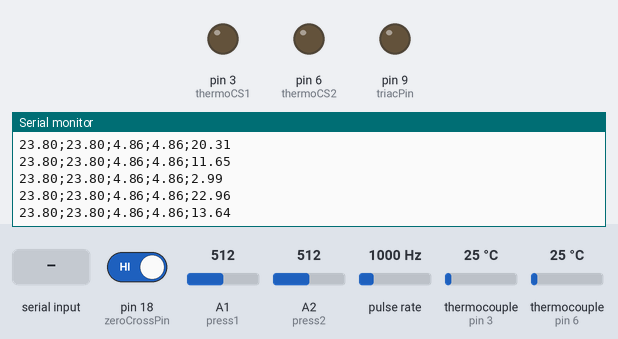
A sketch run on a simulated Arduino Mega 2560, built with avr-gcc and run on an emulated ATmega2560. Parts: output pins drawn as LEDs (lit = HIGH), the last lines printed to the serial monitor. Wiring (inferred from the names in the program): pulse sensor: data pin 21. The inputs (shaded band) are chosen by the test bench; at power-on: pulse rate 1000 Hz, pin 18 (zeroCrossPin) HIGH, A1 (press1) = 512, A2 (press2) = 512, thermocouple (sensors on pin 3, pin 6) 25 °C.

Above: at 1.2 s.
1.3 s: "set \n" received over Serial
At 1.31 s:
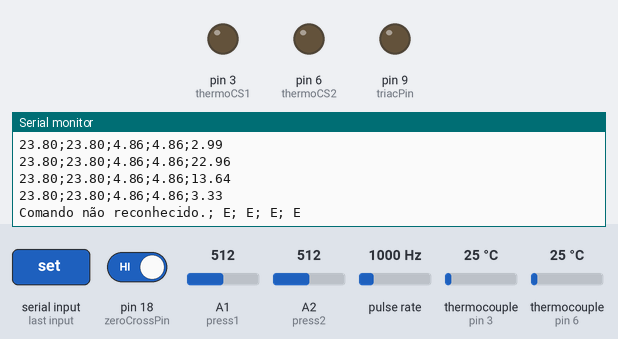
2.8 s: "emergency\n" received over Serial
At 3.17 s:
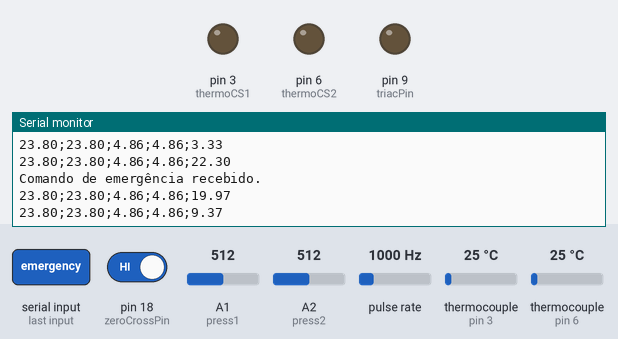
4.3 s: pulse rate (sensor on pin 21) set to 4900 Hz
At 4.4 s:
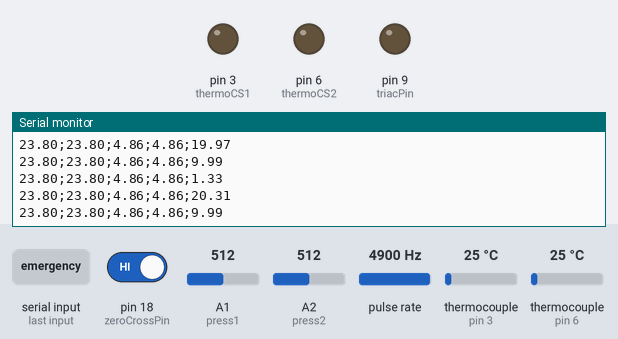
7.3 s: "set 90\n" received over Serial
At 7.45 s:
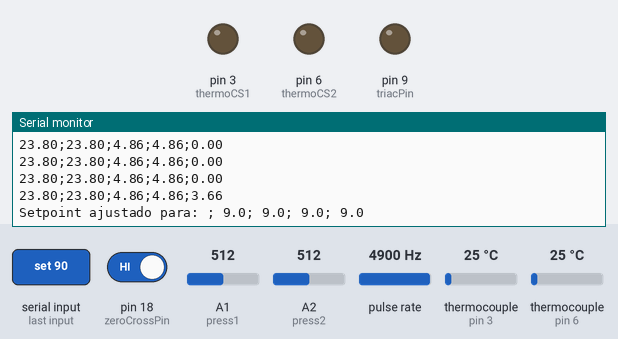
8.8 s: pin 18 (zeroCrossPin) driven LOW
At 10.63 s:
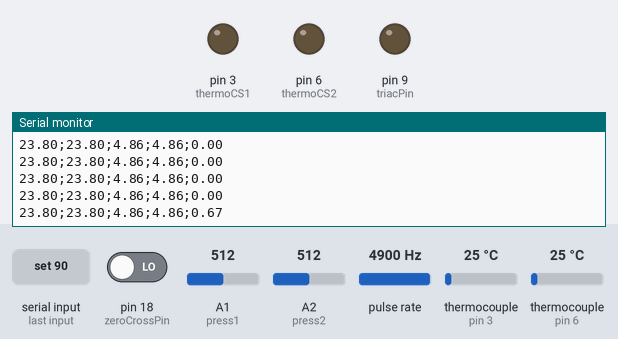
Timing chart, 0 to 11.3 s (numbered marks = the images above; inputs shaded):
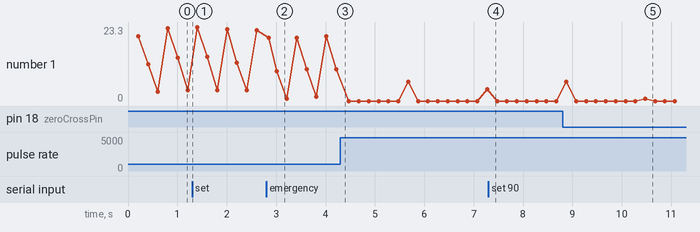

The sketch:

flowcooler.ino
```cpp
// Versão funcional usar para teste com leitura de 2 pressão, 2 termopar_1 Vazão
// Versão final para essa etapa e phyton ok
//Receber valor serial de set e dividir por 10
// Esse funcionou melhor e todos sensores 30/08/24
#include <PID_v1.h>
#include "max6675.h"

const int zeroCrossPin = 18;  // Pino para detecção de zero
const int triacPin = 9;       // Pino para controle do triac via PWM
const int flowSensorPin = 21;  // Pino do sensor de fluxo

volatile bool zeroCrossDetected = false;
unsigned long halfCycle = 5250; // Meio ciclo de 60 Hz em microssegundos (8,3 ms)

// Duty Clycle de trabalho do motor
int dutyCyclePWM = 0;

double Setpoint, Input, Output;
double Kp = 5.0 , Ki = 2.5 , Kd = 0;
PID myPID(&Input, &Output, &Setpoint, Kp, Ki, Kd, DIRECT);

float flowRate;
unsigned long tempo_anterior = 0;
long int frequencia[200];
float medFreq = 0;
int idx = 0;

// Dados para interpolação
const float freqs[] = {0.0, 18.78, 37.6, 56.34, 75.12, 93.9, 112.7, 131.46, 150.2, 169.02, 187.8, 206.58, 225.3};
const float flowRates[] = {0.0, 2.5, 5.0, 7.7, 10.0, 12.5, 15.0, 17.5, 20.0, 22.5, 25.0, 27.5, 30.0 };
const int numPoints = sizeof(freqs) / sizeof(freqs[0]);

volatile int pulseCount = 0;
unsigned long previousMillisFlow = 0;
const unsigned long intervalFlow = 200; // Intervalo em milissegundos

int thermoDO1 = 4, thermoCS1 = 3, thermoCLK1 = 2;
int thermoDO2 = 5, thermoCS2 = 6, thermoCLK2 = 7;
MAX6675 thermocouple1(thermoCLK1, thermoCS1, thermoDO1);
MAX6675 thermocouple2(thermoCLK2, thermoCS2, thermoDO2);

// Variáveis de calibração
float fatorCorrecao1 = 1.0;  // Inicialmente, sem correção
float offset1 = -1.2;        // Offset ajustado para o Termopar 1

float fatorCorrecao2 = 1.0;  // Inicialmente, sem correção
float offset2 = -1.2;        // Offset ajustado para o Termopar 2

int press1 = A1, press2 = A2;
float pressure1 = 0.0, pressure2 = 0.0;
float lastFlowRate = -1, lastPressure1 = -1, lastPressure2 = -1, lastFreq = -1;

void setup() {
  pinMode(zeroCrossPin, INPUT);
  pinMode(triacPin, OUTPUT);
  pinMode(flowSensorPin, INPUT);

  attachInterrupt(digitalPinToInterrupt(zeroCrossPin), zeroCrossInterrupt, FALLING);
  attachInterrupt(digitalPinToInterrupt(flowSensorPin), countPulse, RISING);

  pinMode(thermoDO1, INPUT);
  pinMode(thermoCS1, OUTPUT);
  pinMode(thermoCLK1, OUTPUT);

  pinMode(thermoDO2, INPUT);
  pinMode(thermoCS2, OUTPUT);
  pinMode(thermoCLK2, OUTPUT);

  Serial.begin(9600);
  Serial.println("Ajuste Motor");

  myPID.SetMode(AUTOMATIC);
  myPID.SetOutputLimits(0, 255);  // Define o limite da saída do PID
  Setpoint = 0;

  // Configuração de baixo do Timer 5 do Atmel 2560
  cli();
  TCCR5A = 0;
  TCCR5B = (1 << WGM52) | (1 << CS51);  // Modo CTC com prescaler de 8
  unsigned int aux = ( 2 * 4000 ) - 1;
  OCR5AH = (aux >> 8) & 0xFF;
  OCR5AL = aux & 0xFF;
  TIMSK5 = (1 << OCIE5A);
  sei();
}

void loop() {
  unsigned long currentMillis = millis();

  if (currentMillis - previousMillisFlow >= intervalFlow)
  {
    previousMillisFlow = currentMillis;

    // Controle de Fluxo pelo PID
    medFreq = 0;
    for( int i = 0; i < (sizeof(frequencia)/ 4); i ++ ) {
      medFreq += frequencia[i];
    }
    flowRate = getFlowRate( medFreq / (sizeof(frequencia)/ 4) );
    Input = flowRate;  // Atualiza o input do PID com o valor do fluxo

    // Calcula o novo valor de saída com base no PID
    myPID.Compute();

    // Mapeia a saída do PID para o ciclo de trabalho
    dutyCyclePWM = map(Output, 0, 255, 0, 100);

    // Aquisição dos dados de Temperatura e pressão
    int val1 = analogRead(press1);
    int val2 = analogRead(press2);

    pressure1 = ((val1 / 1023.0) * 10.0) / 1.03;
    pressure2 = ((val2 / 1023.0) * 10.0) / 1.03;

    // Ajuste os valores lidos dos termopares
    float leituraTermopar1 = thermocouple1.readCelsius() * fatorCorrecao1 + offset1;
    float leituraTermopar2 = thermocouple2.readCelsius() * fatorCorrecao2 + offset2;

    Serial.print( leituraTermopar1 );
    Serial.print(";");
    Serial.print( leituraTermopar2 );
    Serial.print(";");
    Serial.print( pressure1 );
    Serial.print(";");
    Serial.print( pressure2 );
    Serial.print(";");
    Serial.println( flowRate );
    }

    if (Serial.available()) {
      String command = Serial.readStringUntil('\n');
      processCommand(command);
    }
}

void countPulse() {
  pulseCount++;
  unsigned long tempo_atual = millis();
  unsigned long deltaT = tempo_atual - tempo_anterior;
  frequencia[idx] = 1000.0 / deltaT;
  if( frequencia[idx] <= 4 ) {
    for( int i = 0; i < (sizeof(frequencia)/ 4); i ++ ) {
      frequencia[i] = 0;
    }
  }

  tempo_anterior = tempo_atual;
  if( idx < (sizeof(frequencia)/ 4) ) {
       idx ++;
  }
  else idx = 0;
}

float getFlowRate(float frequencia) {
  if (frequencia < freqs[0]) return flowRates[0];
  if (frequencia > freqs[sizeof(freqs)/sizeof(freqs[0]) - 1]) return flowRates[sizeof(flowRates)/sizeof(flowRates[0]) - 1];

  for (int i = 0; i < sizeof(freqs)/sizeof(freqs[0]) - 1; i++) {
    if (frequencia >= freqs[i] && frequencia <= freqs[i + 1]) {
      float x0 = freqs[i];
      float x1 = freqs[i + 1];
      float y0 = flowRates[i];
      float y1 = flowRates[i + 1];

      return y0 + (frequencia - x0) * (y1 - y0) / (x1 - x0);
    }
  }
  return 0.0;
}

void zeroCrossInterrupt() {
  if (dutyCyclePWM != 0) {
    digitalWrite(triacPin, LOW);
    unsigned int periodo_us = (108 - dutyCyclePWM) * halfCycle / 100;
    unsigned int aux = ( 2 * periodo_us ) - 1;
    OCR5AH = (aux >> 8) & 0xFF;
    OCR5AL = aux & 0xFF;
    TCNT5H = 0; // Zera o Timer5
    TCNT5L = 0;
    zeroCrossDetected = true;
  }
}

ISR(TIMER5_COMPA_vect) {
  if ( zeroCrossDetected == true )
  {
    digitalWrite(triacPin, HIGH);
    delayMicroseconds(100);
    digitalWrite(triacPin, LOW);
    zeroCrossDetected = false;
  }
}

void processCommand(String command) {
  command.trim();

  if (command.startsWith("set ")) {
    // Converta o valor para float para lidar com decimais
    float value = command.substring(4).toFloat();
    // Divida o valor por 10
    float adjustedValue = value / 10;
    // Verifique se o valor ajustado está no intervalo permitido
    if (adjustedValue >= 0 && adjustedValue <= 30) {
      Setpoint = adjustedValue;
      Serial.print("Setpoint ajustado para: ");
      Serial.print("; ");
      Serial.print(Setpoint, 1); // Mostra 1 casa decimal
      Serial.print("; ");
      Serial.print(Setpoint, 1); // Mostra 1 casa decimal
      Serial.print("; ");
      Serial.print(Setpoint, 1); // Mostra 1 casa decimal
      Serial.print("; ");
      Serial.println(Setpoint, 1); // Mostra 1 casa decimal

    } else {
      Serial.print("Erro: Valor ajustado deve estar entre 0 e 30.");
      Serial.print("; ");
      Serial.print("E");
      Serial.print("; ");
      Serial.print("E");
      Serial.print("; ");
      Serial.print("E");
      Serial.print("; ");
      Serial.println("E");
    }
  } else if (command.equals("emergency")) {
    Serial.println("Comando de emergência recebido.");
    Setpoint = 0;
  } else {
    Serial.print("Comando não reconhecido.");
      Serial.print("; ");
      Serial.print("E");
      Serial.print("; ");
      Serial.print("E");
      Serial.print("; ");
      Serial.print("E");
      Serial.print("; ");
      Serial.println("E");
  }
}
```

Measured:
- after the input at 1.3 s, the serial monitor: prints a new line at once (image 1)
- after the input at 2.8 s, the serial monitor: prints a new line at once (image 2)
- after the input at 7.3 s, the serial monitor: prints a new line at once (image 4)
- after the input at 8.8 s, the serial monitor: prints a new line after 1.7 s (image 5)
- plotted number 1: 22.3 → 9.99 after the input at 2.8 s, 9.99 → 3.66 after the input at 4.3 s
